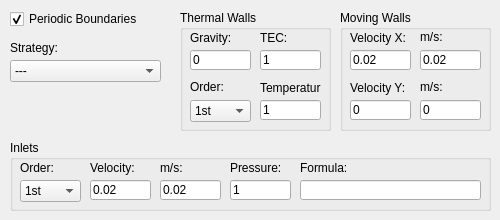
   <widget class="QWidget" name="tab_3">
    <attribute name="title">
     <string>Boundary</string>
    </attribute>
    <widget class="QCheckBox" name="periodicBoundaries">
     <property name="geometry">
      <rect>
       <x>10</x>
       <y>10</y>
       <width>171</width>
       <height>18</height>
      </rect>
     </property>
     <property name="text">
      <string>Periodic Boundaries</string>
     </property>
     <property name="checked">
      <bool>true</bool>
     </property>
    </widget>
    <widget class="QLabel" name="label_33">
     <property name="geometry">
      <rect>
       <x>10</x>
       <y>40</y>
       <width>101</width>
       <height>16</height>
      </rect>
     </property>
     <property name="text">
      <string>Strategy:</string>
     </property>
    </widget>
    <widget class="QComboBox" name="outletStrategy">
     <property name="enabled">
      <bool>true</bool>
     </property>
     <property name="geometry">
      <rect>
       <x>10</x>
       <y>60</y>
       <width>151</width>
       <height>22</height>
      </rect>
     </property>
     <item>
      <property name="text">
       <string>---</string>
      </property>
     </item>
     <item>
      <property name="text">
       <string>Equilibrium</string>
      </property>
     </item>
     <item>
      <property name="text">
       <string>Fixed flux</string>
      </property>
     </item>
     <item>
      <property name="text">
       <string>Zou and He</string>
      </property>
     </item>
    </widget>
    <widget class="QGroupBox" name="groupBox_10">
     <property name="geometry">
      <rect>
       <x>180</x>
       <y>10</y>
       <width>151</width>
       <height>121</height>
      </rect>
     </property>
     <property name="title">
      <string>Thermal Walls</string>
     </property>
     <widget class="ImprovedLineEdit" name="thermal1">
      <property name="geometry">
       <rect>
        <x>80</x>
        <y>90</y>
        <width>61</width>
        <height>20</height>
       </rect>
      </property>
      <property name="text">
       <string>1</string>
      </property>
     </widget>
     <widget class="QLabel" name="label_34">
      <property name="geometry">
       <rect>
        <x>80</x>
        <y>70</y>
        <width>61</width>
        <height>16</height>
       </rect>
      </property>
      <property name="text">
       <string>Temperature:</string>
      </property>
     </widget>
     <widget class="ImprovedLineEdit" name="thermalGravity">
      <property name="geometry">
       <rect>
        <x>10</x>
        <y>40</y>
        <width>61</width>
        <height>20</height>
       </rect>
      </property>
      <property name="text">
       <string>0</string>
      </property>
     </widget>
     <widget class="QLabel" name="label_36">
      <property name="geometry">
       <rect>
        <x>10</x>
        <y>20</y>
        <width>61</width>
        <height>16</height>
       </rect>
      </property>
      <property name="text">
       <string>Gravity:</string>
      </property>
     </widget>
     <widget class="QLabel" name="label_38">
      <property name="geometry">
       <rect>
        <x>80</x>
        <y>20</y>
        <width>61</width>
        <height>16</height>
       </rect>
      </property>
      <property name="text">
       <string>TEC:</string>
      </property>
     </widget>
     <widget class="ImprovedLineEdit" name="thermalExpansion">
      <property name="geometry">
       <rect>
        <x>80</x>
        <y>40</y>
        <width>61</width>
        <height>20</height>
       </rect>
      </property>
      <property name="text">
       <string>1</string>
      </property>
     </widget>
     <widget class="QLabel" name="label_35">
      <property name="geometry">
       <rect>
        <x>10</x>
        <y>70</y>
        <width>46</width>
        <height>13</height>
       </rect>
      </property>
      <property name="text">
       <string>Order:</string>
      </property>
     </widget>
     <widget class="QComboBox" name="thermalIndex">
      <property name="geometry">
       <rect>
        <x>10</x>
        <y>90</y>
        <width>61</width>
        <height>22</height>
       </rect>
      </property>
      <item>
       <property name="text">
        <string>1st</string>
       </property>
      </item>
      <item>
       <property name="text">
        <string>2nd</string>
       </property>
      </item>
      <item>
       <property name="text">
        <string>3rd</string>
       </property>
      </item>
     </widget>
    </widget>
    <widget class="QGroupBox" name="groupBox_11">
     <property name="geometry">
      <rect>
       <x>10</x>
       <y>140</y>
       <width>481</width>
       <height>71</height>
      </rect>
     </property>
     <property name="title">
      <string>Inlets</string>
     </property>
     <widget class="ImprovedLineEdit" name="sourceVelocity">
      <property name="geometry">
       <rect>
        <x>80</x>
        <y>40</y>
        <width>61</width>
        <height>20</height>
       </rect>
      </property>
      <property name="toolTip">
       <string>The nondimentional value of velocity in LB should be limited to 0.1
(according to Sukop's recomendation), due to the incompressibility assumption.</string>
      </property>
      <property name="text">
       <string>0.02</string>
      </property>
     </widget>
     <widget class="QLabel" name="label_39">
      <property name="geometry">
       <rect>
        <x>80</x>
        <y>20</y>
        <width>71</width>
        <height>16</height>
       </rect>
      </property>
      <property name="text">
       <string>Velocity:</string>
      </property>
     </widget>
     <widget class="QComboBox" name="inletOrder">
      <property name="geometry">
       <rect>
        <x>10</x>
        <y>40</y>
        <width>61</width>
        <height>22</height>
       </rect>
      </property>
      <item>
       <property name="text">
        <string>1st</string>
       </property>
      </item>
      <item>
       <property name="text">
        <string>2nd</string>
       </property>
      </item>
      <item>
       <property name="text">
        <string>3rd</string>
       </property>
      </item>
     </widget>
     <widget class="QLabel" name="label_43">
      <property name="geometry">
       <rect>
        <x>10</x>
        <y>20</y>
        <width>51</width>
        <height>16</height>
       </rect>
      </property>
      <property name="text">
       <string>Order:</string>
      </property>
     </widget>
     <widget class="QLabel" name="label_48">
      <property name="geometry">
       <rect>
        <x>150</x>
        <y>20</y>
        <width>51</width>
        <height>16</height>
       </rect>
      </property>
      <property name="text">
       <string>m/s:</string>
      </property>
     </widget>
     <widget class="ImprovedLineEdit" name="sourceVelocity2">
      <property name="geometry">
       <rect>
        <x>150</x>
        <y>40</y>
        <width>61</width>
        <height>20</height>
       </rect>
      </property>
      <property name="text">
       <string>0.02</string>
      </property>
     </widget>
     <widget class="QLabel" name="label_54">
      <property name="geometry">
       <rect>
        <x>220</x>
        <y>20</y>
        <width>81</width>
        <height>16</height>
       </rect>
      </property>
      <property name="text">
       <string>Pressure:</string>
      </property>
     </widget>
     <widget class="ImprovedLineEdit" name="sourcePressure">
      <property name="geometry">
       <rect>
        <x>220</x>
        <y>40</y>
        <width>61</width>
        <height>20</height>
       </rect>
      </property>
      <property name="toolTip">
       <string>The nondimentional value of velocity in LB should be limited to 0.1
(according to Sukop's recomendation), due to the incompressibility assumption.</string>
      </property>
      <property name="text">
       <string>1</string>
      </property>
     </widget>
     <widget class="QLabel" name="label_77">
      <property name="geometry">
       <rect>
        <x>290</x>
        <y>20</y>
        <width>81</width>
        <height>16</height>
       </rect>
      </property>
      <property name="text">
       <string>Formula:</string>
      </property>
     </widget>
     <widget class="QLineEdit" name="inletFormula">
      <property name="geometry">
       <rect>
        <x>290</x>
        <y>40</y>
        <width>181</width>
        <height>20</height>
       </rect>
      </property>
     </widget>
    </widget>
    <widget class="QGroupBox" name="groupBox_12">
     <property name="geometry">
      <rect>
       <x>340</x>
       <y>10</y>
       <width>151</width>
       <height>121</height>
      </rect>
     </property>
     <property name="title">
      <string>Moving Walls</string>
     </property>
     <widget class="QLabel" name="label_44">
      <property name="geometry">
       <rect>
        <x>10</x>
        <y>20</y>
        <width>81</width>
        <height>16</height>
       </rect>
      </property>
      <property name="text">
       <string>Velocity X:</string>
      </property>
     </widget>
     <widget class="ImprovedLineEdit" name="movingVelocity">
      <property name="geometry">
       <rect>
        <x>10</x>
        <y>40</y>
        <width>61</width>
        <height>20</height>
       </rect>
      </property>
      <property name="toolTip">
       <string>The nondimentional value of velocity in LB should be limited to 0.1
(according to Sukop's recomendation), due to the incompressibility assumption.</string>
      </property>
      <property name="text">
       <string>0.02</string>
      </property>
     </widget>
     <widget class="QLabel" name="label_46">
      <property name="geometry">
       <rect>
        <x>10</x>
        <y>70</y>
        <width>81</width>
        <height>16</height>
       </rect>
      </property>
      <property name="text">
       <string>Velocity Y:</string>
      </property>
     </widget>
     <widget class="ImprovedLineEdit" name="movingVelocityY">
      <property name="geometry">
       <rect>
        <x>10</x>
        <y>90</y>
        <width>61</width>
        <height>20</height>
       </rect>
      </property>
      <property name="toolTip">
       <string>The nondimentional value of velocity in LB should be limited to 0.1
(according to Sukop's recomendation), due to the incompressibility assumption.</string>
      </property>
      <property name="text">
       <string>0</string>
      </property>
     </widget>
     <widget class="ImprovedLineEdit" name="movingVelocity2">
      <property name="geometry">
       <rect>
        <x>80</x>
        <y>40</y>
        <width>61</width>
        <height>20</height>
       </rect>
      </property>
      <property name="text">
       <string>0.02</string>
      </property>
     </widget>
     <widget class="ImprovedLineEdit" name="movingVelocityY2">
      <property name="geometry">
       <rect>
        <x>80</x>
        <y>90</y>
        <width>61</width>
        <height>20</height>
       </rect>
      </property>
      <property name="text">
       <string>0</string>
      </property>
     </widget>
     <widget class="QLabel" name="label_41">
      <property name="geometry">
       <rect>
        <x>80</x>
        <y>20</y>
        <width>46</width>
        <height>13</height>
       </rect>
      </property>
      <property name="text">
       <string>m/s:</string>
      </property>
     </widget>
     <widget class="QLabel" name="label_42">
      <property name="geometry">
       <rect>
        <x>80</x>
        <y>70</y>
        <width>46</width>
        <height>13</height>
       </rect>
      </property>
      <property name="text">
       <string>m/s:</string>
      </property>
     </widget>
    </widget>
   </widget>
